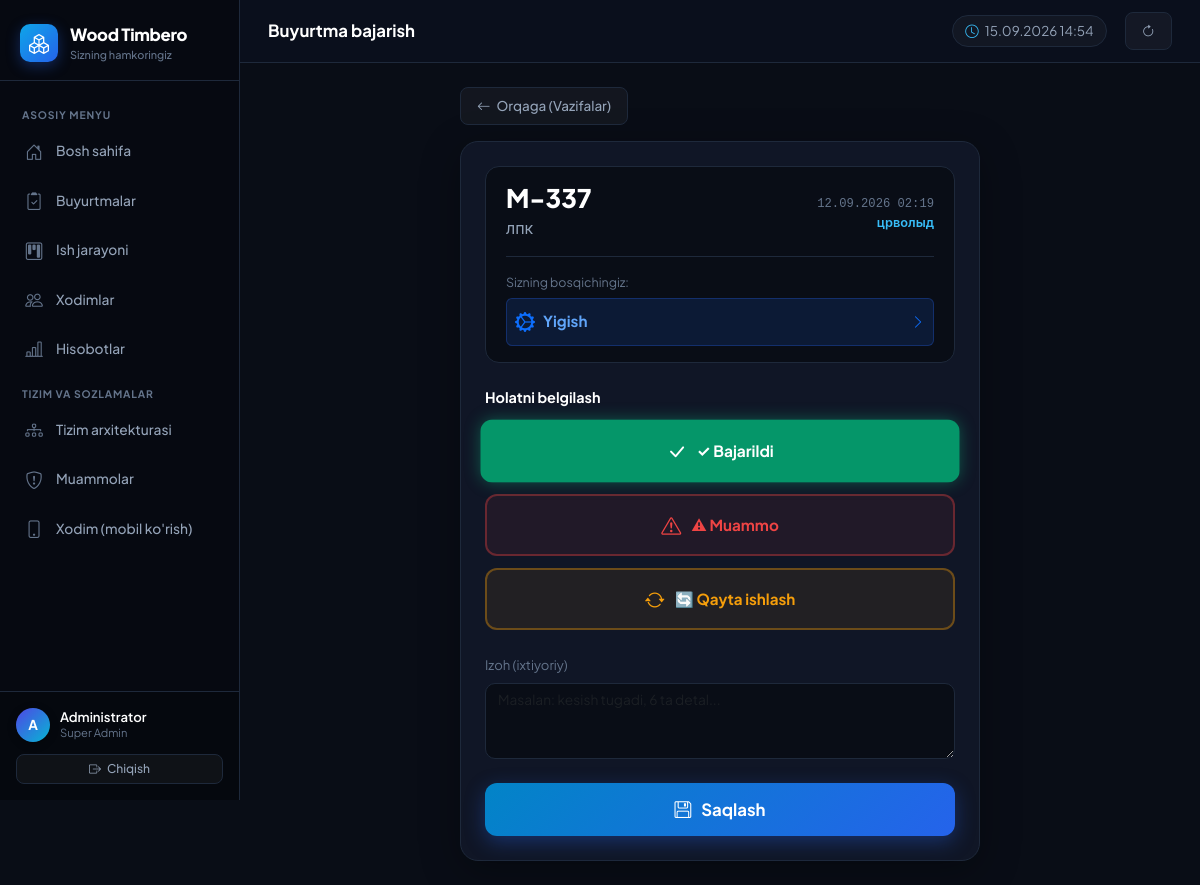
The page /worker-task/1/ (signed in) on the database its author committed.
### production/models.py (models this page shows, shortened)
class Employee(models.Model):
    ROLE_CHOICES = [
        ('ADMIN', 'Super Admin'),
        ('MANAGER', 'Rahbar'),
        ('DISPATCHER', 'Dispetcher / Operator'),
        ('WORKER', 'Ishchi'),
        ('INSPECTOR', 'Nazoratchi'),
    ]
    user = models.OneToOneField(User, on_delete=models.CASCADE, related_name='employee')
    full_name = models.CharField(max_length=255, verbose_name="F.I.Sh.")
    phone = models.CharField(max_length=50, verbose_name="Telefon")
    role = models.CharField(max_length=20, choices=ROLE_CHOICES, verbose_name="Lavozim")
    stage = models.ForeignKey(Stage, on_delete=models.SET_NULL, null=True, blank=True, verbose_name="Biriktirilgan bosqich")
    is_active = models.BooleanField(default=True, verbose_name="Aktiv")

class Order(models.Model):
    PRIORITY_CHOICES = [
        ('NORMAL', '🟢 Oddiy'),
        ('MEDIUM', '🟡 O‘rtacha'),
        ('HIGH', '🔴 Yuqori'),
        ('URGENT', '⚫ Shoshilinch'),
    ]
    order_number = models.CharField(max_length=50, unique=True, verbose_name="Buyurtma №")
    client_name = models.CharField(max_length=255, verbose_name="Mijoz F.I.Sh.")
    client_phone = models.CharField(max_length=50, verbose_name="Telefon raqami")
    product_type = models.CharField(max_length=100, verbose_name="Mahsulot turi")
    product_name = models.CharField(max_length=255, verbose_name="Mahsulot nomi")
    dimensions = models.CharField(max_length=100, blank=True, null=True, verbose_name="O‘lchamlari")
    material = models.CharField(max_length=100, blank=True, null=True, verbose_name="Material")
    color = models.CharField(max_length=100, blank=True, null=True, verbose_name="Material rangi")
    hardware = models.CharField(max_length=255, blank=True, null=True, verbose_name="Furnitura")
    quantity = models.PositiveIntegerField(default=1, verbose_name="Soni")
    manager = models.ForeignKey(Employee, on_delete=models.SET_NULL, null=True, related_name='managed_orders', verbose_name="Mas'ul menejer")
    notes = models.TextField(blank=True, null=True, verbose_name="Izoh")
    deadline = models.DateTimeField(verbose_name="Muddat")
    priority = models.CharField(max_length=20, choices=PRIORITY_CHOICES, default='NORMAL', verbose_name="Ustuvorlik")
    created_at = models.DateTimeField(auto_now_add=True, verbose_name="Yaratilgan sana")
    current_stage = models.ForeignKey(Stage, on_delete=models.SET_NULL, null=True, blank=True, related_name='current_orders', verbose_name="Joriy bosqich")
    is_completed = models.BooleanField(default=False, verbose_name="Tayyor")

class Stage(models.Model):
    name = models.CharField(max_length=100, verbose_name="Bosqich nomi")
    order = models.PositiveIntegerField(verbose_name="Tartib raqami")
    max_duration_hours = models.FloatField(default=0, verbose_name="Maksimal vaqt (soat)")
    is_active = models.BooleanField(default=True, verbose_name="Aktiv")
    description = models.TextField(blank=True, null=True, verbose_name="Izoh")
    class Meta:
        ordering = ['order']

### production/views.py (the view, shortened to what this page needs)
# urls.py: path('worker-task/<int:pk>/', views.worker_task, name='worker_task'),
@login_required
def worker_task(request, pk):
    order = get_object_or_404(Order, pk=pk)
    employee = get_employee(request.user)
    current_stage = order.current_stage or Stage.objects.order_by('order').first()
    return render(request, 'production/worker_task.html', {
        **base_context(request),
        'order': order,
        'code_str': f"M-{order.order_number}",
        'stage': current_stage,
    })

### production/templates/production/worker_task.html (shortened to what this page needs)
{% extends "production/base.html" %}
{% block page_title %}Buyurtma bajarish{% endblock %}
{% block content %}
<div class="task-exec-container">
    <div class="mb-3">
        <a href="{% url 'worker_panel' %}" class="btn-wood-outline btn-sm">
            <i class="bi bi-arrow-left"></i>
            <span>Orqaga (Vazifalar)</span>
        </a>
    </div>
    <div class="task-exec-card">
        <div class="order-info-banner">
            <div class="d-flex justify-content-between align-items-center">
                <div>
                    <h2 style="font-size: 1.6rem; font-weight: 800; color: #ffffff; margin: 0;">
                        {{ code_str }}
                    </h2>
                    <div style="font-size: 1rem; color: var(--text-secondary); margin-top: 2px;">
                        {{ order.client_name }}
                    </div>
                </div>
                <div class="text-end">
                    <span style="font-size: 0.76rem; color: var(--text-muted); font-family: monospace;">
                        {{ order.created_at|date:"d.m.Y H:i" }}
                    </span>
                    <div style="font-size: 0.8rem; color: #38bdf8; font-weight: 600;">
                        {{ order.product_name }}
                    </div>
                </div>
            </div>
            <div class="mt-3 pt-3" style="border-top: 1px solid var(--border-color);">
                <div style="font-size: 0.78rem; color: var(--text-muted); margin-bottom: 6px;">Sizning bosqichingiz:</div>
                <div class="d-flex align-items-center justify-content-between p-2 rounded" style="background: rgba(37, 99, 235, 0.15); border: 1px solid rgba(37, 99, 235, 0.3);">
                    <div class="d-flex align-items-center gap-2">
                        <i class="bi bi-gear-wide-connected text-primary fs-5"></i>
                        <strong style="color: #60a5fa; font-size: 0.95rem;">{{ stage.name }}</strong>
                    </div>
                    <i class="bi bi-chevron-right text-primary"></i>
                </div>
            </div>
        </div>
        <form method="post" action="{% url 'worker_task' order.id %}">
            <div style="font-size: 0.9rem; font-weight: 700; color: #ffffff; margin-bottom: 12px;">
                Holatni belgilash
            </div>
            <div class="status-choice-grid">
                <div>
                    <label for="actionComplete" class="status-choice-btn btn-status-completed">
                        <i class="bi bi-check-lg fs-5"></i>
                        <span>✓ Bajarildi</span>
                    </label>
                </div>
                <div>
                    <label for="actionProblem" class="status-choice-btn btn-status-problem">
                        <i class="bi bi-exclamation-triangle fs-5"></i>
                        <span>⚠ Muammo</span>
                    </label>
                </div>
                <div>
                    <label for="actionRework" class="status-choice-btn btn-status-rework">
                        <i class="bi bi-arrow-repeat fs-5"></i>
                        <span>🔄 Qayta ishlash</span>
                    </label>
                </div>
            </div>
            <div class="mb-4">
                <label class="form-label" style="font-size: 0.82rem; color: var(--text-muted);">
                    Izoh (ixtiyoriy)
                </label>
                <textarea name="note"
                          class="form-control"
                          rows="3"
                          style="background: #090d16; border-color: var(--border-color); color: #ffffff; border-radius: 10px; font-size: 0.86rem;"
                          placeholder="Masalan: kesish tugadi, 6 ta detal..."></textarea>
            </div>
            <button type="submit" class="btn-save-task">
                <i class="bi bi-floppy"></i>
                <span>Saqlash</span>
            </button>
        </form>
    </div>
</div>
{% endblock %}

### production/templates/production/base.html (shortened to what this page needs)
<!DOCTYPE html>
<html lang="uz">
<head>
    <link href="https://cdn.jsdelivr.net/npm/bootstrap@5.3.0/dist/css/bootstrap.min.css" rel="stylesheet">
    <link href="https://cdn.jsdelivr.net/npm/bootstrap-icons@1.11.3/font/bootstrap-icons.css" rel="stylesheet">
</head>
<body>
{% if user.is_authenticated %}
<div class="d-flex">
    <aside class="wood-sidebar" id="appSidebar">
        <a href="{% url 'dashboard' %}" class="brand-header">
            <div class="brand-logo-icon">
                <i class="bi bi-boxes"></i>
            </div>
            <div class="brand-titles">
                <div class="brand-name">Wood Timbero</div>
                <span class="brand-subtitle">Sizning hamkoringiz</span>
            </div>
        </a>
        <div class="sidebar-menu">
            {% with request.resolver_match.url_name as url_name %}
            {% if employee.role == 'WORKER' %}
                <div class="menu-title">Ishchi Menyu</div>
                <a class="nav-item-link {% if url_name == 'worker_panel' %}active{% endif %}" href="{% url 'worker_panel' %}">
                    <i class="bi bi-hammer"></i>
                    <span>Mening vazifalarim</span>
                </a>
                <a class="nav-item-link {% if url_name == 'worker_completed' %}active{% endif %}" href="{% url 'worker_completed' %}">
                    <i class="bi bi-check2-all"></i>
                    <span>Bajarilganlar</span>
                </a>
            {% else %}
                <div class="menu-title">Asosiy menyu</div>
                <a class="nav-item-link {% if url_name == 'dashboard' %}active{% endif %}" href="{% url 'dashboard' %}">
                    <i class="bi bi-house-door"></i>
                    <span>Bosh sahifa</span>
                </a>
                <a class="nav-item-link {% if url_name == 'orders_list' or url_name == 'order_detail' or url_name == 'order_create' %}active{% endif %}" href="{% url 'orders_list' %}">
                    <i class="bi bi-clipboard2-check"></i>
                    <span>Buyurtmalar</span>
                </a>
                <a class="nav-item-link {% if url_name == 'kanban' %}active{% endif %}" href="{% url 'kanban' %}">
                    <i class="bi bi-kanban"></i>
                    <span>Ish jarayoni</span>
                </a>
                <a class="nav-item-link {% if url_name == 'workers_list' %}active{% endif %}" href="{% url 'workers_list' %}">
                    <i class="bi bi-people"></i>
                    <span>Xodimlar</span>
                </a>
                <a class="nav-item-link {% if url_name == 'reports' %}active{% endif %}" href="{% url 'reports' %}">
                    <i class="bi bi-bar-chart-line"></i>
                    <span>Hisobotlar</span>
                </a>
                <div class="menu-title">Tizim va sozlamalar</div>
                <a class="nav-item-link {% if url_name == 'architecture' %}active{% endif %}" href="{% url 'architecture' %}">
                    <i class="bi bi-diagram-3"></i>
                    <span>Tizim arxitekturasi</span>
                </a>
                <a class="nav-item-link {% if url_name == 'problems' %}active{% endif %}" href="{% url 'problems' %}">
                    <i class="bi bi-shield-exclamation"></i>
                    <span>Muammolar</span>
                </a>
                <a class="nav-item-link" href="{% url 'worker_panel' %}" target="_blank">
                    <i class="bi bi-phone"></i>
                    <span>Xodim (mobil ko'rish)</span>
                </a>
            {% endif %}
            {% endwith %}
        </div>
        <div class="sidebar-user-bottom">
            <div class="user-profile-widget">
                <div class="user-avatar-circle">
                    {{ user.username|first|upper }}
                </div>
                <div style="flex:1; overflow:hidden;">
                    <div class="user-meta-name">{{ employee.full_name|default:user.username }}</div>
                    <div class="user-meta-role">{% if employee %}{{ employee.get_role_display }}{% else %}Operator Admin{% endif %}</div>
                </div>
            </div>
            <form method="post" action="{% url 'logout' %}">
                <button type="submit" class="btn-wood-outline w-100 justify-content-center" style="padding:5px; font-size:0.75rem;">
                    <i class="bi bi-box-arrow-right"></i> Chiqish
                </button>
            </form>
        </div>
    </aside>
    <div class="app-main flex-grow-1">
        <header class="app-topbar">
            <div class="topbar-left">
                <h1 class="topbar-page-heading">
                    {% block page_title %}Ishlab chiqarish jarayoni{% endblock %}
                </h1>
            </div>
            <div class="topbar-right">
                <div class="topbar-clock" id="liveClock">
                    <i class="bi bi-clock"></i>
                    <span id="clockDisplay">{{ current_time_str }}</span>
                </div>
                <a href="{% url 'dashboard' %}" class="btn-wood-outline btn-sm" title="Yangilash">
                    <i class="bi bi-arrow-clockwise"></i>
                </a>
            </div>
        </header>
        <main class="app-container">
            {% block content %}{% endblock %}
        </main>
    </div>
</div>
{% else %}
    {% block auth_content %}{% endblock %}
{% endif %}
</body>
</html>

### rows shown on the page
Employee: full_name "Administrator", role "Super Admin"
Order: client_name "лпк", created_at "12.09.2026 02:19", product_name "црволыд"
Stage: name "Yigish"

### other values the page prints
{{ user.username|first|upper }} "A"
{{ current_time_str }} "15.09.2026 14:54"
{{ code_str }} "M-337"
